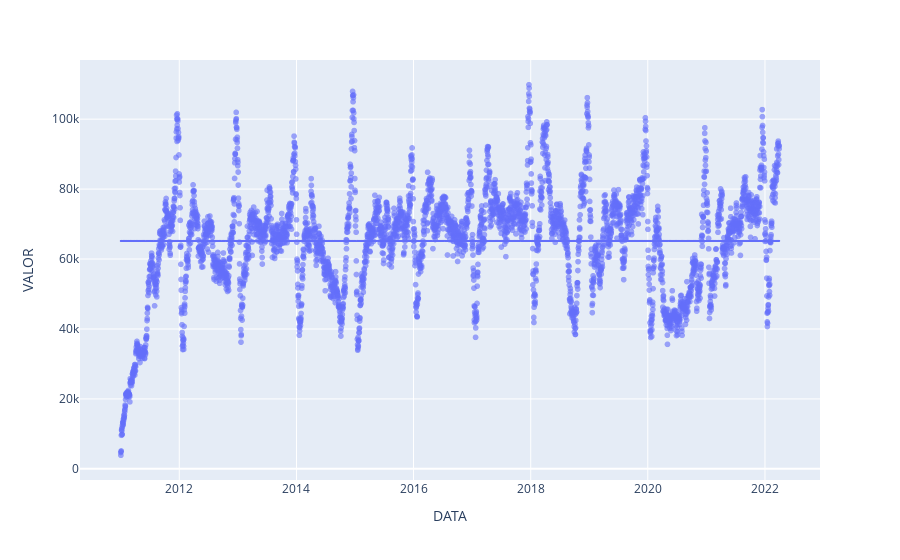

The cell this chart's notebook holds for it:
### Code cell
fig = px.scatter(media_3_meses, x=df.index, y='VALOR', opacity=0.6, trendline='ols')
fig.show()

### Figure 1 — Plotly figure (JSON) as saved in the notebook; plotly's stock layout.template omitted (floating-point values rounded to 4 significant figures; data arrays with more than 128 entries replaced by an {"elided": "..."} marker saying what was removed)
{"data": [{"hovertemplate": "DATA=%{x}<br>VALOR=%{y}<extra></extra>", "legendgroup": "", "marker": {"color": "#636efa", "opacity": 0.6, "symbol": "circle"}, "mode": "markers", "name": "", "showlegend": false, "type": "scattergl", "x": {"elided": "4108 str values"}, "xaxis": "x", "y": {"elided": "4108 float values"}, "yaxis": "y"}, {"hovertemplate": "<b>OLS trendline</b><br>VALOR = 17.3575 * DATA + 65173.2<br>R<sup>2</sup>=0.000002<br><br>DATA=%{x}<br>VALOR=%{y} <b>(trend)</b><extra></extra>", "legendgroup": "", "marker": {"color": "#636efa", "symbol": "circle"}, "mode": "lines", "name": "", "showlegend": false, "type": "scattergl", "x": {"elided": "4108 str values"}, "xaxis": "x", "y": {"elided": "4108 float values"}, "yaxis": "y"}], "layout": {"legend": {"tracegroupgap": 0}, "margin": {"t": 60}, "xaxis": {"anchor": "y", "domain": [0, 1], "title": {"text": "DATA"}}, "yaxis": {"anchor": "x", "domain": [0, 1], "title": {"text": "VALOR"}}}}
